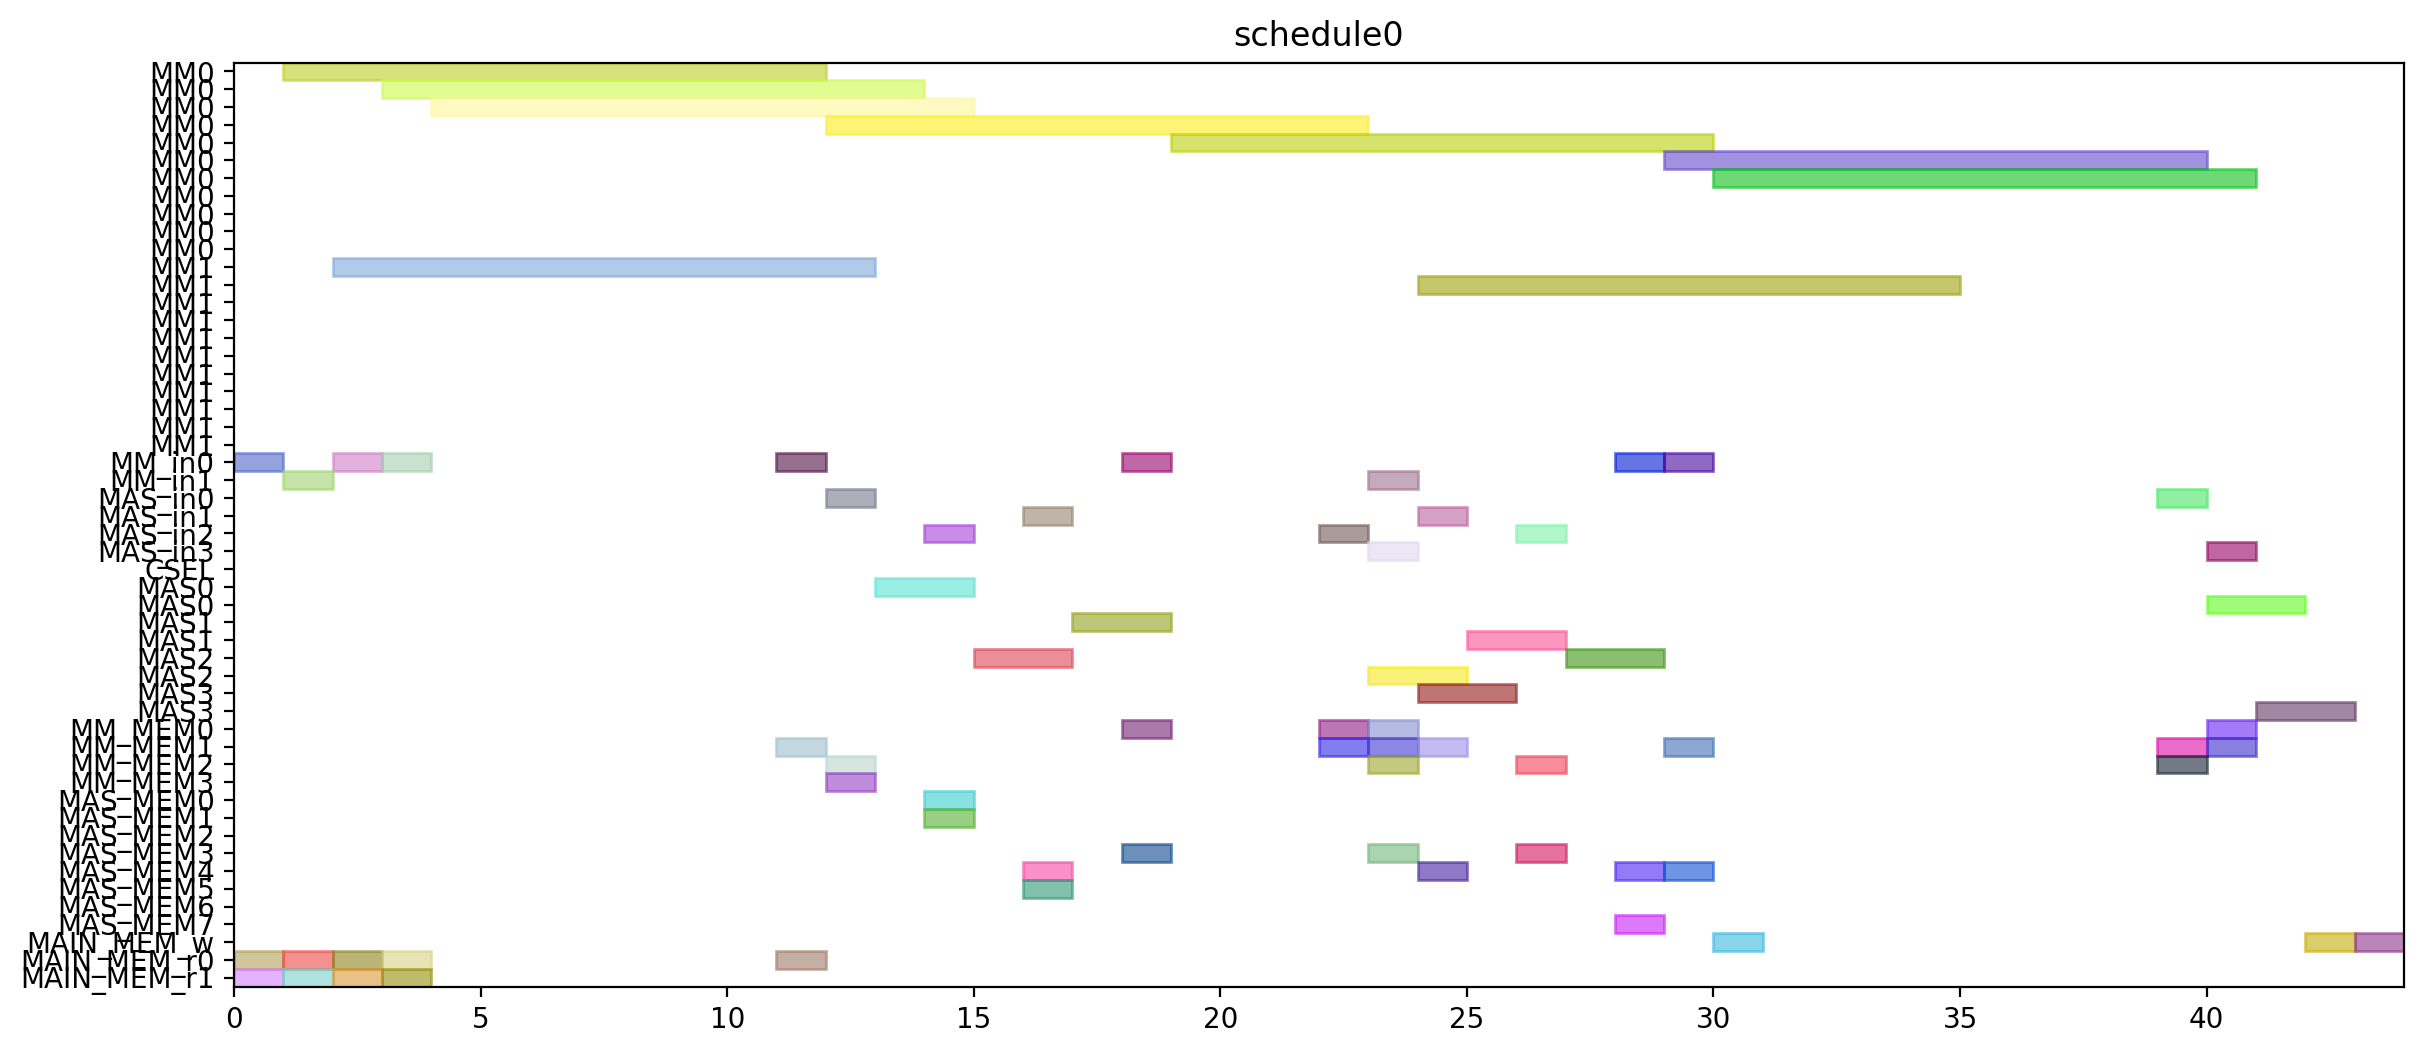

Source code (Python):
from pyschedule import Scenario, solvers, plotters, alt


def solve():
	horizon = 120
	S = Scenario("schedule0", horizon=horizon)

	# resource
	MM = S.Resources('MM', num=2, size=11)
	MM_in = S.Resources('MM_in', num=2)
	MAS_in = S.Resources('MAS_in', num=4)
	CSEL = S.Resource('CSEL')
	MAS = S.Resources('MAS', num=4, size=2, periods=range(1, horizon))
	MM_MEM = S.Resources('MM_MEM', num=4)
	MAS_MEM = S.Resources('MAS_MEM', num=8)
	MAIN_MEM_w = S.Resource('MAIN_MEM_w', size=1)
	MAIN_MEM_r = S.Resources('MAIN_MEM_r', num=2)

	# result of previous scheduling

	# new tasks
	t0 = S.Task('t0', length=11, delay_cost=1)
	t0 += alt(MM)
	t0_in = S.Task('t0_in', length=1, delay_cost=1)
	t0_in += alt(MM_in)
	S += t0_in*MM_in[0]<=t0*MM[0]
	S += t0_in*MM_in[1]<=t0*MM[1]
	t0_mem0 = S.Task('t0_mem0', length=1, delay_cost=1)
	t0_mem0 += MAIN_MEM_r[0]
	S += t0_mem0 <= t0

	t0_mem1 = S.Task('t0_mem1', length=1, delay_cost=1)
	t0_mem1 += MAIN_MEM_r[1]
	S += t0_mem1 <= t0

	t3 = S.Task('t3', length=11, delay_cost=1)
	t3 += alt(MM)
	t3_in = S.Task('t3_in', length=1, delay_cost=1)
	t3_in += alt(MM_in)
	S += t3_in*MM_in[0]<=t3*MM[0]
	S += t3_in*MM_in[1]<=t3*MM[1]
	t3_mem0 = S.Task('t3_mem0', length=1, delay_cost=1)
	t3_mem0 += MAIN_MEM_r[0]
	S += t3_mem0 <= t3

	t3_mem1 = S.Task('t3_mem1', length=1, delay_cost=1)
	t3_mem1 += MAIN_MEM_r[1]
	S += t3_mem1 <= t3

	t1 = S.Task('t1', length=11, delay_cost=1)
	t1 += alt(MM)
	t1_in = S.Task('t1_in', length=1, delay_cost=1)
	t1_in += alt(MM_in)
	S += t1_in*MM_in[0]<=t1*MM[0]
	S += t1_in*MM_in[1]<=t1*MM[1]
	t1_mem0 = S.Task('t1_mem0', length=1, delay_cost=1)
	t1_mem0 += MAIN_MEM_r[0]
	S += t1_mem0 <= t1

	t1_mem1 = S.Task('t1_mem1', length=1, delay_cost=1)
	t1_mem1 += MAIN_MEM_r[1]
	S += t1_mem1 <= t1

	t2 = S.Task('t2', length=11, delay_cost=1)
	t2 += alt(MM)
	t2_in = S.Task('t2_in', length=1, delay_cost=1)
	t2_in += alt(MM_in)
	S += t2_in*MM_in[0]<=t2*MM[0]
	S += t2_in*MM_in[1]<=t2*MM[1]
	t2_mem0 = S.Task('t2_mem0', length=1, delay_cost=1)
	t2_mem0 += MAIN_MEM_r[0]
	S += t2_mem0 <= t2

	t2_mem1 = S.Task('t2_mem1', length=1, delay_cost=1)
	t2_mem1 += MAIN_MEM_r[1]
	S += t2_mem1 <= t2

	t4 = S.Task('t4', length=11, delay_cost=1)
	t4 += alt(MM)
	t4_in = S.Task('t4_in', length=1, delay_cost=1)
	t4_in += alt(MM_in)
	S += t4_in*MM_in[0]<=t4*MM[0]
	S += t4_in*MM_in[1]<=t4*MM[1]
	t4_mem0 = S.Task('t4_mem0', length=1, delay_cost=1)
	t4_mem0 += MAIN_MEM_r[0]
	S += t4_mem0 <= t4

	t4_mem1 = S.Task('t4_mem1', length=1, delay_cost=1)
	t4_mem1 += alt(MM_MEM)
	S += (t2*MM[0])-1 < t4_mem1*MM_MEM[1]
	S += (t2*MM[1])-1 < t4_mem1*MM_MEM[3]
	S += t4_mem1 <= t4

	t5 = S.Task('t5', length=2, delay_cost=1)
	t5 += alt(MAS)
	t5_in = S.Task('t5_in', length=1, delay_cost=1)
	t5_in += alt(MAS_in)
	S += t5_in*MAS_in[0]<=t5*MAS[0]

	S += t5_in*MAS_in[1]<=t5*MAS[1]

	S += t5_in*MAS_in[2]<=t5*MAS[2]

	S += t5_in*MAS_in[3]<=t5*MAS[3]

	t5_mem0 = S.Task('t5_mem0', length=1, delay_cost=1)
	t5_mem0 += alt(MM_MEM)
	S += (t0*MM[0])-1 < t5_mem0*MM_MEM[0]
	S += (t0*MM[1])-1 < t5_mem0*MM_MEM[2]
	S += t5_mem0 <= t5

	t5_mem1 = S.Task('t5_mem1', length=1, delay_cost=1)
	t5_mem1 += alt(MM_MEM)
	S += (t0*MM[0])-1 < t5_mem1*MM_MEM[1]
	S += (t0*MM[1])-1 < t5_mem1*MM_MEM[3]
	S += t5_mem1 <= t5

	t6 = S.Task('t6', length=2, delay_cost=1)
	t6 += alt(MAS)
	t6_in = S.Task('t6_in', length=1, delay_cost=1)
	t6_in += alt(MAS_in)
	S += t6_in*MAS_in[0]<=t6*MAS[0]

	S += t6_in*MAS_in[1]<=t6*MAS[1]

	S += t6_in*MAS_in[2]<=t6*MAS[2]

	S += t6_in*MAS_in[3]<=t6*MAS[3]

	t6_mem0 = S.Task('t6_mem0', length=1, delay_cost=1)
	t6_mem0 += alt(MAS_MEM)
	S += (t5*MAS[0])-1 < t6_mem0*MAS_MEM[0]
	S += (t5*MAS[1])-1 < t6_mem0*MAS_MEM[2]
	S += (t5*MAS[2])-1 < t6_mem0*MAS_MEM[4]
	S += (t5*MAS[3])-1 < t6_mem0*MAS_MEM[6]
	S += t6_mem0 <= t6

	t6_mem1 = S.Task('t6_mem1', length=1, delay_cost=1)
	t6_mem1 += alt(MAS_MEM)
	S += (t5*MAS[0])-1 < t6_mem1*MAS_MEM[1]
	S += (t5*MAS[1])-1 < t6_mem1*MAS_MEM[3]
	S += (t5*MAS[2])-1 < t6_mem1*MAS_MEM[5]
	S += (t5*MAS[3])-1 < t6_mem1*MAS_MEM[7]
	S += t6_mem1 <= t6

	t9 = S.Task('t9', length=2, delay_cost=1)
	t9 += alt(MAS)
	t9_in = S.Task('t9_in', length=1, delay_cost=1)
	t9_in += alt(MAS_in)
	S += t9_in*MAS_in[0]<=t9*MAS[0]

	S += t9_in*MAS_in[1]<=t9*MAS[1]

	S += t9_in*MAS_in[2]<=t9*MAS[2]

	S += t9_in*MAS_in[3]<=t9*MAS[3]

	t9_mem0 = S.Task('t9_mem0', length=1, delay_cost=1)
	t9_mem0 += alt(MM_MEM)
	S += (t0*MM[0])-1 < t9_mem0*MM_MEM[0]
	S += (t0*MM[1])-1 < t9_mem0*MM_MEM[2]
	S += t9_mem0 <= t9

	t9_mem1 = S.Task('t9_mem1', length=1, delay_cost=1)
	t9_mem1 += alt(MM_MEM)
	S += (t4*MM[0])-1 < t9_mem1*MM_MEM[1]
	S += (t4*MM[1])-1 < t9_mem1*MM_MEM[3]
	S += t9_mem1 <= t9

	t10 = S.Task('t10', length=2, delay_cost=1)
	t10 += alt(MAS)
	t10_in = S.Task('t10_in', length=1, delay_cost=1)
	t10_in += alt(MAS_in)
	S += t10_in*MAS_in[0]<=t10*MAS[0]

	S += t10_in*MAS_in[1]<=t10*MAS[1]

	S += t10_in*MAS_in[2]<=t10*MAS[2]

	S += t10_in*MAS_in[3]<=t10*MAS[3]

	t10_mem0 = S.Task('t10_mem0', length=1, delay_cost=1)
	t10_mem0 += alt(MM_MEM)
	S += (t4*MM[0])-1 < t10_mem0*MM_MEM[0]
	S += (t4*MM[1])-1 < t10_mem0*MM_MEM[2]
	S += t10_mem0 <= t10

	t10_mem1 = S.Task('t10_mem1', length=1, delay_cost=1)
	t10_mem1 += alt(MM_MEM)
	S += (t4*MM[0])-1 < t10_mem1*MM_MEM[1]
	S += (t4*MM[1])-1 < t10_mem1*MM_MEM[3]
	S += t10_mem1 <= t10

	t7 = S.Task('t7', length=2, delay_cost=1)
	t7 += alt(MAS)
	t7_in = S.Task('t7_in', length=1, delay_cost=1)
	t7_in += alt(MAS_in)
	S += t7_in*MAS_in[0]<=t7*MAS[0]

	S += t7_in*MAS_in[1]<=t7*MAS[1]

	S += t7_in*MAS_in[2]<=t7*MAS[2]

	S += t7_in*MAS_in[3]<=t7*MAS[3]

	t7_mem0 = S.Task('t7_mem0', length=1, delay_cost=1)
	t7_mem0 += alt(MAS_MEM)
	S += (t6*MAS[0])-1 < t7_mem0*MAS_MEM[0]
	S += (t6*MAS[1])-1 < t7_mem0*MAS_MEM[2]
	S += (t6*MAS[2])-1 < t7_mem0*MAS_MEM[4]
	S += (t6*MAS[3])-1 < t7_mem0*MAS_MEM[6]
	S += t7_mem0 <= t7

	t7_mem1 = S.Task('t7_mem1', length=1, delay_cost=1)
	t7_mem1 += alt(MAS_MEM)
	S += (t6*MAS[0])-1 < t7_mem1*MAS_MEM[1]
	S += (t6*MAS[1])-1 < t7_mem1*MAS_MEM[3]
	S += (t6*MAS[2])-1 < t7_mem1*MAS_MEM[5]
	S += (t6*MAS[3])-1 < t7_mem1*MAS_MEM[7]
	S += t7_mem1 <= t7

	t11 = S.Task('t11', length=2, delay_cost=1)
	t11 += alt(MAS)
	t11_in = S.Task('t11_in', length=1, delay_cost=1)
	t11_in += alt(MAS_in)
	S += t11_in*MAS_in[0]<=t11*MAS[0]

	S += t11_in*MAS_in[1]<=t11*MAS[1]

	S += t11_in*MAS_in[2]<=t11*MAS[2]

	S += t11_in*MAS_in[3]<=t11*MAS[3]

	t11_mem0 = S.Task('t11_mem0', length=1, delay_cost=1)
	t11_mem0 += alt(MAS_MEM)
	S += (t10*MAS[0])-1 < t11_mem0*MAS_MEM[0]
	S += (t10*MAS[1])-1 < t11_mem0*MAS_MEM[2]
	S += (t10*MAS[2])-1 < t11_mem0*MAS_MEM[4]
	S += (t10*MAS[3])-1 < t11_mem0*MAS_MEM[6]
	S += t11_mem0 <= t11

	t11_mem1 = S.Task('t11_mem1', length=1, delay_cost=1)
	t11_mem1 += alt(MM_MEM)
	S += (t4*MM[0])-1 < t11_mem1*MM_MEM[1]
	S += (t4*MM[1])-1 < t11_mem1*MM_MEM[3]
	S += t11_mem1 <= t11

	t8 = S.Task('t8', length=11, delay_cost=1)
	t8 += alt(MM)
	t8_in = S.Task('t8_in', length=1, delay_cost=1)
	t8_in += alt(MM_in)
	S += t8_in*MM_in[0]<=t8*MM[0]
	S += t8_in*MM_in[1]<=t8*MM[1]
	t8_mem0 = S.Task('t8_mem0', length=1, delay_cost=1)
	t8_mem0 += alt(MM_MEM)
	S += (t4*MM[0])-1 < t8_mem0*MM_MEM[0]
	S += (t4*MM[1])-1 < t8_mem0*MM_MEM[2]
	S += t8_mem0 <= t8

	t8_mem1 = S.Task('t8_mem1', length=1, delay_cost=1)
	t8_mem1 += alt(MAS_MEM)
	S += (t7*MAS[0])-1 < t8_mem1*MAS_MEM[1]
	S += (t7*MAS[1])-1 < t8_mem1*MAS_MEM[3]
	S += (t7*MAS[2])-1 < t8_mem1*MAS_MEM[5]
	S += (t7*MAS[3])-1 < t8_mem1*MAS_MEM[7]
	S += t8_mem1 <= t8

	new_PZ = S.Task('new_PZ', length=11, delay_cost=1)
	new_PZ += alt(MM)
	new_PZ_in = S.Task('new_PZ_in', length=1, delay_cost=1)
	new_PZ_in += alt(MM_in)
	S += new_PZ_in*MM_in[0]<=new_PZ*MM[0]
	S += new_PZ_in*MM_in[1]<=new_PZ*MM[1]
	S += 0<new_PZ

	new_PZ_w = S.Task('new_PZ_w', length=1, delay_cost=1)
	new_PZ_w += alt(MAIN_MEM_w)
	S += new_PZ <= new_PZ_w

	new_PZ_mem0 = S.Task('new_PZ_mem0', length=1, delay_cost=1)
	new_PZ_mem0 += alt(MM_MEM)
	S += (t1*MM[0])-1 < new_PZ_mem0*MM_MEM[0]
	S += (t1*MM[1])-1 < new_PZ_mem0*MM_MEM[2]
	S += new_PZ_mem0 <= new_PZ

	new_PZ_mem1 = S.Task('new_PZ_mem1', length=1, delay_cost=1)
	new_PZ_mem1 += alt(MAS_MEM)
	S += (t7*MAS[0])-1 < new_PZ_mem1*MAS_MEM[1]
	S += (t7*MAS[1])-1 < new_PZ_mem1*MAS_MEM[3]
	S += (t7*MAS[2])-1 < new_PZ_mem1*MAS_MEM[5]
	S += (t7*MAS[3])-1 < new_PZ_mem1*MAS_MEM[7]
	S += new_PZ_mem1 <= new_PZ

	t12 = S.Task('t12', length=2, delay_cost=1)
	t12 += alt(MAS)
	t12_in = S.Task('t12_in', length=1, delay_cost=1)
	t12_in += alt(MAS_in)
	S += t12_in*MAS_in[0]<=t12*MAS[0]

	S += t12_in*MAS_in[1]<=t12*MAS[1]

	S += t12_in*MAS_in[2]<=t12*MAS[2]

	S += t12_in*MAS_in[3]<=t12*MAS[3]

	t12_mem0 = S.Task('t12_mem0', length=1, delay_cost=1)
	t12_mem0 += alt(MM_MEM)
	S += (t0*MM[0])-1 < t12_mem0*MM_MEM[0]
	S += (t0*MM[1])-1 < t12_mem0*MM_MEM[2]
	S += t12_mem0 <= t12

	t12_mem1 = S.Task('t12_mem1', length=1, delay_cost=1)
	t12_mem1 += alt(MAS_MEM)
	S += (t11*MAS[0])-1 < t12_mem1*MAS_MEM[1]
	S += (t11*MAS[1])-1 < t12_mem1*MAS_MEM[3]
	S += (t11*MAS[2])-1 < t12_mem1*MAS_MEM[5]
	S += (t11*MAS[3])-1 < t12_mem1*MAS_MEM[7]
	S += t12_mem1 <= t12

	t13 = S.Task('t13', length=11, delay_cost=1)
	t13 += alt(MM)
	t13_in = S.Task('t13_in', length=1, delay_cost=1)
	t13_in += alt(MM_in)
	S += t13_in*MM_in[0]<=t13*MM[0]
	S += t13_in*MM_in[1]<=t13*MM[1]
	t13_mem0 = S.Task('t13_mem0', length=1, delay_cost=1)
	t13_mem0 += alt(MAS_MEM)
	S += (t12*MAS[0])-1 < t13_mem0*MAS_MEM[0]
	S += (t12*MAS[1])-1 < t13_mem0*MAS_MEM[2]
	S += (t12*MAS[2])-1 < t13_mem0*MAS_MEM[4]
	S += (t12*MAS[3])-1 < t13_mem0*MAS_MEM[6]
	S += t13_mem0 <= t13

	t13_mem1 = S.Task('t13_mem1', length=1, delay_cost=1)
	t13_mem1 += alt(MAS_MEM)
	S += (t9*MAS[0])-1 < t13_mem1*MAS_MEM[1]
	S += (t9*MAS[1])-1 < t13_mem1*MAS_MEM[3]
	S += (t9*MAS[2])-1 < t13_mem1*MAS_MEM[5]
	S += (t9*MAS[3])-1 < t13_mem1*MAS_MEM[7]
	S += t13_mem1 <= t13

	t14 = S.Task('t14', length=11, delay_cost=1)
	t14 += alt(MM)
	t14_in = S.Task('t14_in', length=1, delay_cost=1)
	t14_in += alt(MM_in)
	S += t14_in*MM_in[0]<=t14*MM[0]
	S += t14_in*MM_in[1]<=t14*MM[1]
	t14_mem0 = S.Task('t14_mem0', length=1, delay_cost=1)
	t14_mem0 += alt(MAS_MEM)
	S += (t12*MAS[0])-1 < t14_mem0*MAS_MEM[0]
	S += (t12*MAS[1])-1 < t14_mem0*MAS_MEM[2]
	S += (t12*MAS[2])-1 < t14_mem0*MAS_MEM[4]
	S += (t12*MAS[3])-1 < t14_mem0*MAS_MEM[6]
	S += t14_mem0 <= t14

	t14_mem1 = S.Task('t14_mem1', length=1, delay_cost=1)
	t14_mem1 += alt(MM_MEM)
	S += (t3*MM[0])-1 < t14_mem1*MM_MEM[1]
	S += (t3*MM[1])-1 < t14_mem1*MM_MEM[3]
	S += t14_mem1 <= t14

	new_PY = S.Task('new_PY', length=2, delay_cost=1)
	new_PY += alt(MAS)
	new_PY_in = S.Task('new_PY_in', length=1, delay_cost=1)
	new_PY_in += alt(MAS_in)
	S += new_PY_in*MAS_in[0]<=new_PY*MAS[0]

	S += new_PY_in*MAS_in[1]<=new_PY*MAS[1]

	S += new_PY_in*MAS_in[2]<=new_PY*MAS[2]

	S += new_PY_in*MAS_in[3]<=new_PY*MAS[3]

	S += 0<new_PY

	new_PY_w = S.Task('new_PY_w', length=1, delay_cost=1)
	new_PY_w += alt(MAIN_MEM_w)
	S += new_PY <= new_PY_w

	new_PY_mem0 = S.Task('new_PY_mem0', length=1, delay_cost=1)
	new_PY_mem0 += alt(MM_MEM)
	S += (t8*MM[0])-1 < new_PY_mem0*MM_MEM[0]
	S += (t8*MM[1])-1 < new_PY_mem0*MM_MEM[2]
	S += new_PY_mem0 <= new_PY

	new_PY_mem1 = S.Task('new_PY_mem1', length=1, delay_cost=1)
	new_PY_mem1 += alt(MM_MEM)
	S += (t13*MM[0])-1 < new_PY_mem1*MM_MEM[1]
	S += (t13*MM[1])-1 < new_PY_mem1*MM_MEM[3]
	S += new_PY_mem1 <= new_PY

	new_PX = S.Task('new_PX', length=2, delay_cost=1)
	new_PX += alt(MAS)
	new_PX_in = S.Task('new_PX_in', length=1, delay_cost=1)
	new_PX_in += alt(MAS_in)
	S += new_PX_in*MAS_in[0]<=new_PX*MAS[0]

	S += new_PX_in*MAS_in[1]<=new_PX*MAS[1]

	S += new_PX_in*MAS_in[2]<=new_PX*MAS[2]

	S += new_PX_in*MAS_in[3]<=new_PX*MAS[3]

	S += 0<new_PX

	new_PX_w = S.Task('new_PX_w', length=1, delay_cost=1)
	new_PX_w += alt(MAIN_MEM_w)
	S += new_PX <= new_PX_w

	new_PX_mem0 = S.Task('new_PX_mem0', length=1, delay_cost=1)
	new_PX_mem0 += alt(MM_MEM)
	S += (t14*MM[0])-1 < new_PX_mem0*MM_MEM[0]
	S += (t14*MM[1])-1 < new_PX_mem0*MM_MEM[2]
	S += new_PX_mem0 <= new_PX

	new_PX_mem1 = S.Task('new_PX_mem1', length=1, delay_cost=1)
	new_PX_mem1 += alt(MM_MEM)
	S += (t14*MM[0])-1 < new_PX_mem1*MM_MEM[1]
	S += (t14*MM[1])-1 < new_PX_mem1*MM_MEM[3]
	S += new_PX_mem1 <= new_PX

	solvers.mip.solve(S,msg=1,kind='CPLEX',ratio_gap=1.01)

	solution = [['hoge']*len(S.solution()[1]) for i in range(len(S.solution()))]
	for i in range(len(S.solution())):
		for j in range(len(S.solution()[i])):
			solution[i][j]=str(S.solution()[i][j])
	print(solution)

	cycles = int(solution[-1][3])

	pic_file_name = "/mnt/rose/usr1/fukuda/ABE/multiRAM_multiMAS_16mux/scheduling_result/stage11MM2_stage2MAS4/EP_DBL_A_0/schedule0.png"
	if(S.solution() != []):
		plotters.matplotlib.plot(S,img_filename=pic_file_name, show_task_labels=False, fig_size=(cycles*0.25+3, 6))

	return solution
